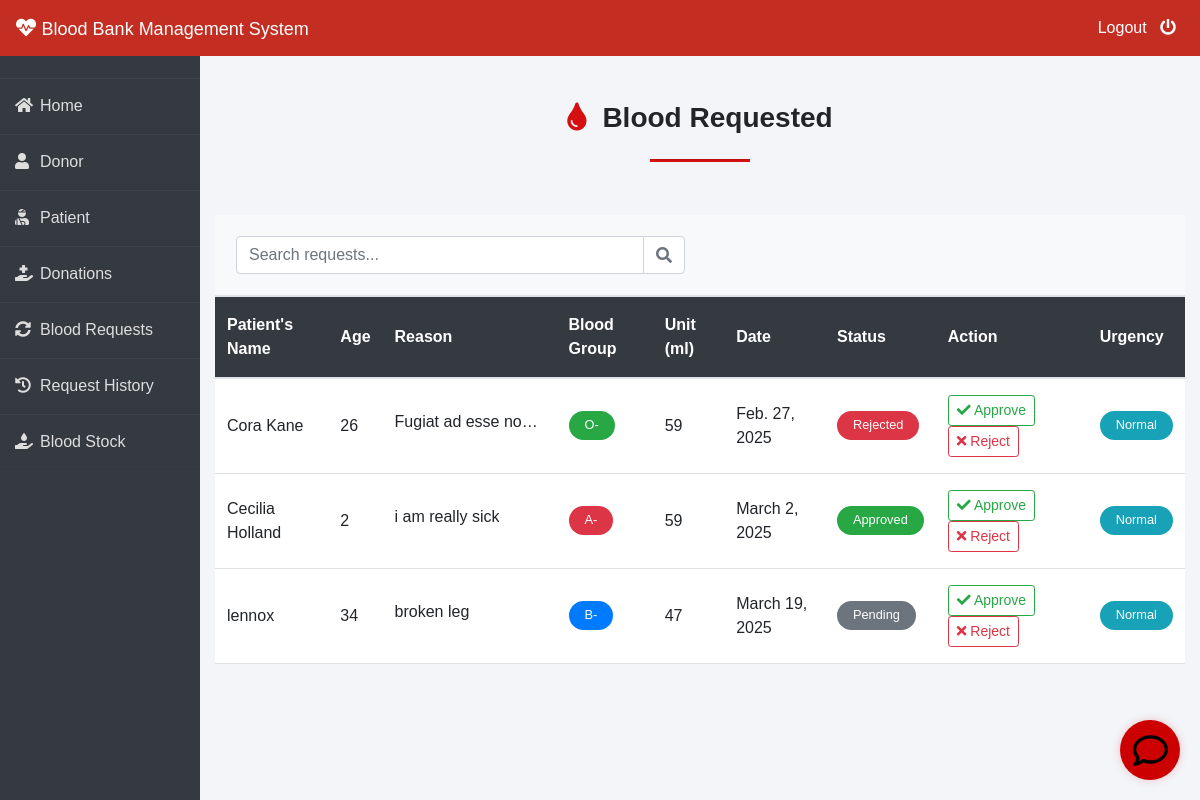
Before: /admin-request (signed in) with the older database file.
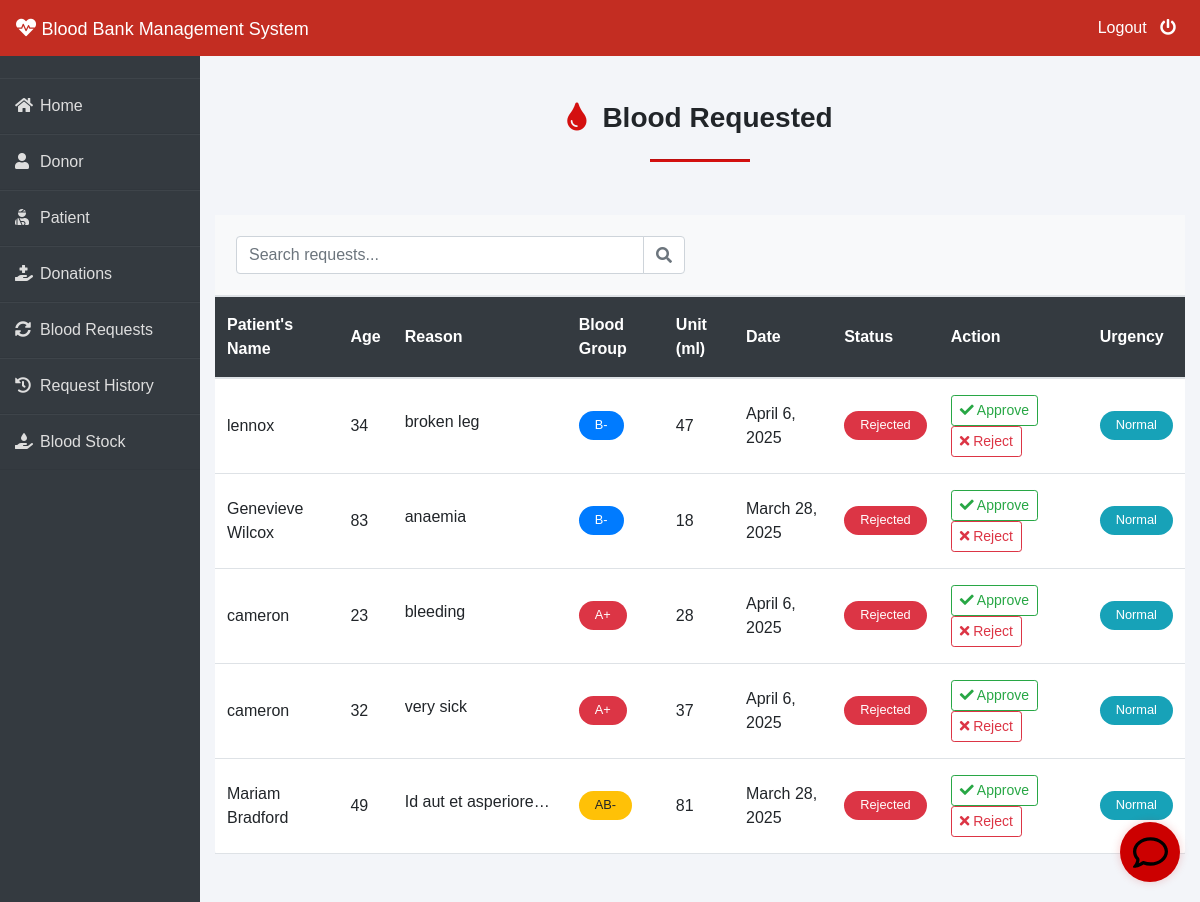
After: the same page with the newer database file.
### blood/models.py (models this page shows, shortened)
class BloodRequest(models.Model):
    request_by_patient=models.ForeignKey(pmodels.Patient,null=True,on_delete=models.CASCADE)
    request_by_donor=models.ForeignKey(dmodels.Donor,null=True,on_delete=models.CASCADE)
    patient_name=models.CharField(max_length=30)
    patient_age=models.PositiveIntegerField()
    reason=models.CharField(max_length=500)
    bloodgroup=models.CharField(max_length=10)
    unit=models.PositiveIntegerField(default=0)
    is_urgent = models.BooleanField(default=False)
    status = models.CharField(max_length=20, default="PENDING",
                             choices=(('PENDING', 'Pending'), ('APPROVED', 'Approved'), ('REJECTED', 'Rejected')))
    date=models.DateField(auto_now=True)

### blood/views.py (the view)
# urls.py: path('admin-request', views.admin_request_view,name='admin-request'),
@login_required(login_url='adminlogin')
def admin_request_view(request):
    requests=models.BloodRequest.objects.all()
    return render(request,'blood/admin_request.html',{'requests':requests})

### templates/blood/admin_request.html (shortened to what this page needs)
{% extends 'blood/adminbase.html' %}
{% block content %}
{% load widget_tweaks %}
{% load static %}
<div class="container py-5">
    <div class="row mb-4">
        <div class="col-12 text-center">
            <h3 class="font-weight-bold">
                <i class="fas fa-tint mr-2" style="color: #d41010;"></i>
                Blood Requested
            </h3>
            <hr class="my-4" style="background-color: #d41010; height: 2px; width: 100px; margin: 0 auto;">
        </div>
    </div>
    {% if requests %}
        <div class="card shadow-sm border-0 rounded-lg overflow-hidden">
            <div class="card-body p-0">
                <div class="bg-light p-3 border-bottom">
                    <div class="row align-items-center">
                        <div class="col-md-6">
                            <div class="input-group">
                                <input type="text" class="form-control" id="searchRequest" placeholder="Search requests...">
                                <div class="input-group-append">
                                    <span class="input-group-text bg-white">
                                        <i class="fas fa-search text-muted"></i>
                                    </span>
                                </div>
                            </div>
                        </div>
                    </div>
                </div>
                <div class="table-responsive">
                    <table class="table table-hover mb-0">
                        <thead>
                            <tr class="bg-dark">
                                <th scope="col" class="text-white font-weight-medium py-3">Patient's Name</th>
                                <th scope="col" class="text-white font-weight-medium py-3">Age</th>
                                <th scope="col" class="text-white font-weight-medium py-3">Reason</th>
                                <th scope="col" class="text-white font-weight-medium py-3">Blood Group</th>
                                <th scope="col" class="text-white font-weight-medium py-3">Unit (ml)</th>
                                <th scope="col" class="text-white font-weight-medium py-3">Date</th>
                                <th scope="col" class="text-white font-weight-medium py-3">Status</th>
                                <th scope="col" class="text-white font-weight-medium py-3">Action</th>
                                <th scope="col" class="text-white font-weight-medium py-3">Urgency</th>
                            </tr>
                        </thead>
                        <tbody>
                            {% for t in requests %}
                            <tr class="border-bottom">
                                <td class="align-middle py-3">
                                    <span class="font-weight-medium">{{t.patient_name}}</span>
                                </td>
                                <td class="align-middle py-3">{{t.patient_age}}</td>
                                <td class="align-middle py-3">
                                    <span class="text-truncate d-inline-block" style="max-width: 150px;"
                                          data-toggle="tooltip" title="{{t.reason}}">
                                        {{t.reason}}
                                    </span>
                                </td>
                                <td class="align-middle py-3">
                                    <span class="badge badge-pill px-3 py-2
                                    {% if t.bloodgroup == 'A+' or t.bloodgroup == 'A-' %}badge-danger
                                    {% elif t.bloodgroup == 'B+' or t.bloodgroup == 'B-' %}badge-primary
                                    {% elif t.bloodgroup == 'AB+' or t.bloodgroup == 'AB-' %}badge-warning
                                    {% else %}badge-success{% endif %}">
                                        {{t.bloodgroup}}
                                    </span>
                                </td>
                                <td class="align-middle py-3">{{t.unit}}</td>
                                <td class="align-middle py-3">{{t.date}}</td>
                                <td class="align-middle py-3">
                                    <span class="badge badge-pill px-3 py-2
                                    {% if t.status == 'Approved' %}badge-success
                                    {% elif t.status == 'Rejected' %}badge-danger
                                    {% else %}badge-secondary{% endif %}">
                                        {{t.status}}
                                    </span>
                                </td>
                                <td class="align-middle py-3">
                                    <a href="{% url 'update-approve-status' t.id %}" class="btn btn-sm btn-outline-success mr-1">
                                        <i class="fas fa-check"></i> Approve
                                    </a>
                                    <a href="{% url 'update-reject-status' t.id %}" class="btn btn-sm btn-outline-danger">
                                        <i class="fas fa-times"></i> Reject
                                    </a>
                                </td>
                                <td class="align-middle py-3">
                                    {% if t.is_urgent %}
                                    <span class="badge badge-pill badge-danger px-3 py-2">URGENT</span>
                                    {% else %}
                                    <span class="badge badge-pill badge-info px-3 py-2">Normal</span>
                                    {% endif %}
                                </td>
                            </tr>
                            {% endfor %}
                        </tbody>
                    </table>
                </div>
            </div>
        </div>
    {% else %}
    <div class="alert alert-danger text-center" role="alert">
        <i class="fas fa-exclamation-triangle mr-2"></i>
        <strong>No Blood Request By Patient/Donor!</strong>
    </div>
    {% endif %}
</div>
{% endblock content %}

### templates/blood/adminbase.html (shortened to what this page needs)
<!DOCTYPE html>
<html lang="en">
<head>
    <link rel="stylesheet" href="https://maxcdn.bootstrapcdn.com/bootstrap/4.0.0/css/bootstrap.min.css">
    <link rel="stylesheet" href="https://cdnjs.cloudflare.com/ajax/libs/font-awesome/5.14.0/css/all.css">
</head>
<body>
    <nav class="navbar navbar-expand-lg navbar-light fixed-top bg-danger">
        <a style="color:white;" class="navbar-brand" href=""><i class="fa fa-heartbeat"></i>&nbsp;<font face = "Comic sans MS" size ="4">Blood Bank Management System</font></a>
        <div class="navbar-collapse collapse w-100 order-3 dual-collapse2">
            <ul class="navbar-nav ml-auto">
                <li class="nav-item">
                    <a class="nav-link" style="color: white;" href="/logout">Logout &nbsp; <i class="fas fa-power-off"></i></a>
                </li>
            </ul>
        </div>
      </nav>
<br><br>
<div class="wrapper">
    <div class="sidebar">
        <ul>
            <li><a style="text-decoration:none;" href="/admin-dashboard"><i class="fas fa-home"></i>Home</a></li>
            <li><a style="text-decoration:none;" href="/admin-donor"><i class="fas fa-user"></i>Donor</a></li>
            <li><a style="text-decoration:none;" href="/admin-patient"><i class="fas fa-user-injured"></i>Patient</a></li>
            <li><a style="text-decoration:none;" href="/admin-donation"><i class="fas fa-hand-holding-medical"></i>Donations</a></li>
            <li><a style="text-decoration:none;" href="/admin-request"><i class="fas fa-sync-alt"></i>Blood Requests</a></li>
            <li><a style="text-decoration:none;" href="/admin-request-history"><i class="fas fa-history"></i>Request History</a></li>
            <li><a style="text-decoration:none;" href="/admin-blood"><i class="fas fa-hand-holding-water"></i>Blood Stock</a></li>
        </ul>
    </div>
    <div class="main_content">
{% block content %}
{% endblock content %}
{% include 'blood/chat_widget.html' %}
    </div>
</div>
</body>
</html>

### templates/blood/chat_widget.html (shortened to what this page needs)
{% load static %}
<div class="chat-icon" id="chat-icon" aria-label="Open Chat">
</div>

### templates/blood/adminbase.html (style rules this page uses)
.row { padding: 5px; }
.fa-tint { color: #d41010 }
* { margin: 0; padding: 0; box-sizing: border-box; list-style: none; text-decoration: none; font-family: 'Josefin Sans', sans-serif; }
body { background-color: #f3f5f9; }
.bg-danger { background-color: #c32d22!important; }
.wrapper { display: flex; position: relative; }
.wrapper .sidebar { width: 200px; height: 100%; background: #343a40; padding: 30px 0px; position: fixed; }
.wrapper .sidebar ul li { padding: 15px; border-bottom: 1px solid #dedede; border-bottom: 1px solid rgba(0,0,0,0.05); border-top: 1px solid rgba(255,255,255,0.05); }
.wrapper .sidebar ul li a { color: #dedede; display: block; }
.wrapper .sidebar ul li a .fas { width: 25px; }
.wrapper .main_content { width: 100%; margin-left: 200px; }

### templates/blood/admin_request.html (style rules this page uses)
.badge-pill { font-weight: 500; font-size: 0.8rem; }
.btn, .badge { transition: all 0.3s ease; }
table th, table td { vertical-align: middle !important; }
[data-toggle="tooltip"] { cursor: help; }

### templates/blood/chat_widget.html (style rules this page uses)
:root { --chat-icon-size: 60px; --chat-icon-bg-color: #cc0000; --chat-icon-shadow: rgba(204, 0, 0, 0.2); --chat-container-width: 360px; --chat-header-bg-color: #cc0000; --chat-header-color: white; --chat-messages-bg-color: #f0f0f0; --chat-input-border-color: #ddd; --chat-send-button-bg-color: #cc0000; --chat-send-button-hover-bg-color: #b30000; --typing-indicator-color: #ccc; }
.chat-icon { width: var(--chat-icon-size); height: var(--chat-icon-size); position: fixed; bottom: 20px; right: 20px; border-radius: 50%; background: var(--chat-icon-bg-color); box-shadow: 0 0 10px var(--chat-icon-shadow); display: flex; align-items: center; justify-content: center; cursor: pointer; transition: all 0.3s ease; z-index: 1000; }
.chat-icon .me { width: 35px; height: 35px; }

Changed rows visible on the page:
removed BloodRequest: patient_name "Cora Kane", patient_age "26", reason "Fugiat ad esse no…", bloodgroup "O-", unit "59", date "Feb. 27, 2025", status "Rejected", is_urgent "Normal"
removed BloodRequest: patient_name "Cecilia Holland", patient_age "2", reason "i am really sick", bloodgroup "A-", unit "59", date "March 2, 2025", status "Approved", is_urgent "Normal"
changed BloodRequest "lennox": date "March 19, 2025" → "April 6, 2025"; status "Pending" → "Rejected"
added BloodRequest: patient_name "Genevieve Wilcox", patient_age "83", reason "anaemia", bloodgroup "B-", unit "18", date "March 28, 2025", status "Rejected", is_urgent "Normal"
added BloodRequest: patient_name "cameron", patient_age "23", reason "bleeding", bloodgroup "A+", unit "28", date "April 6, 2025", status "Rejected", is_urgent "Normal"
added BloodRequest: patient_name "cameron", patient_age "32", reason "very sick", bloodgroup "A+", unit "37", date "April 6, 2025", status "Rejected", is_urgent "Normal"
added BloodRequest: patient_name "Mariam Bradford", patient_age "49", reason "Id aut et asperiore…", bloodgroup "AB-", unit "81", date "March 28, 2025", status "Rejected", is_urgent "Normal"
